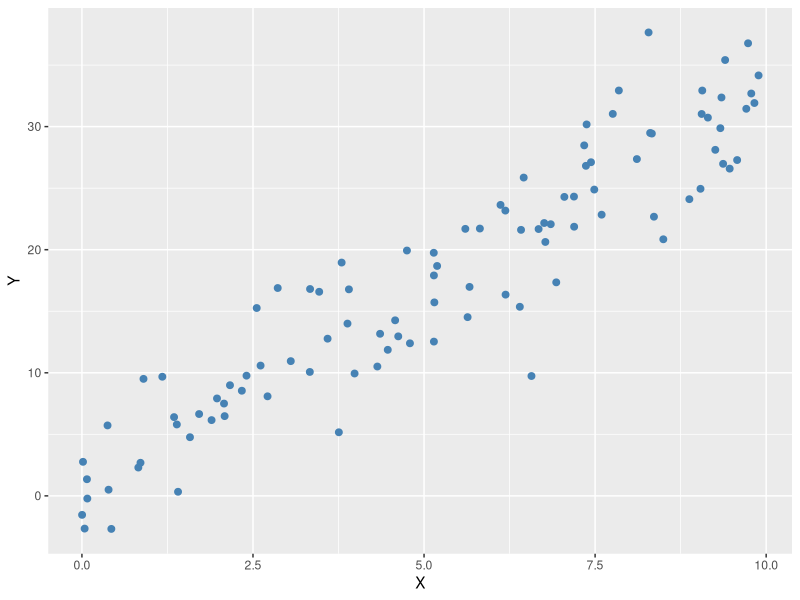
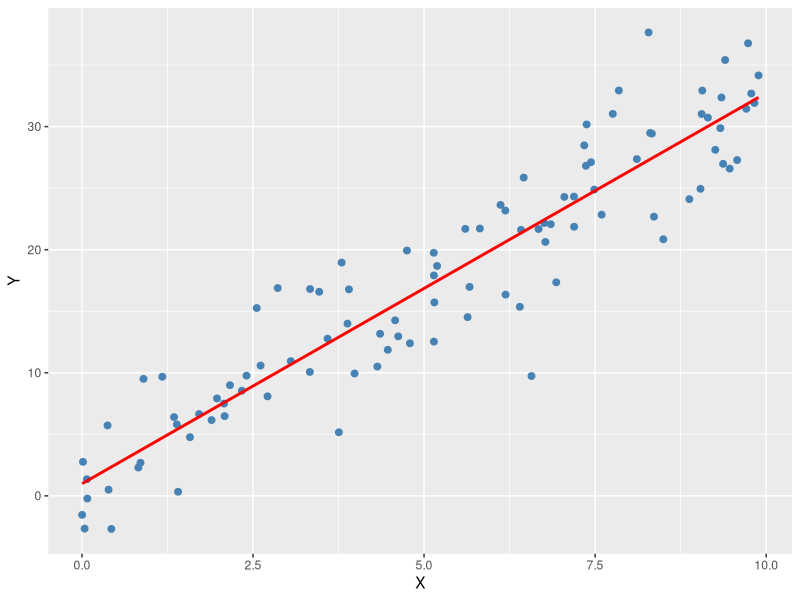
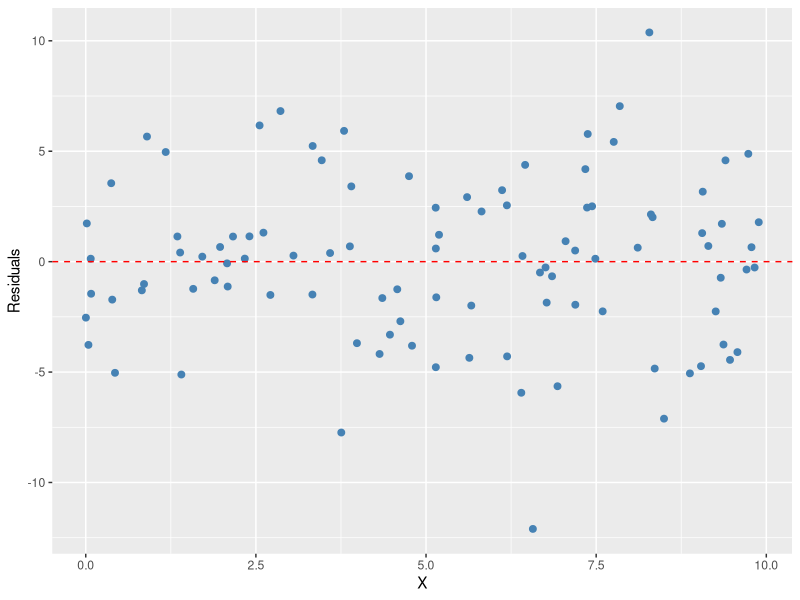
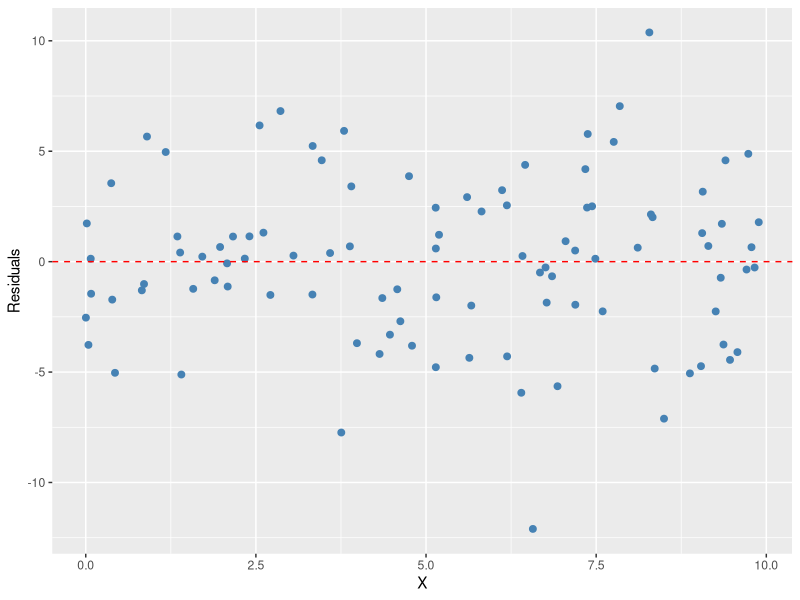

Source code (R) for these figures, in order:
## ---- chunk 1
#| warning: false
#| message: false
# Load necessary libraries
library(tidyverse)
library(R6)
## ---- chunk 2
set.seed(42)

n <- 100
X <- runif(n, min = 0, max = 10)   # Independent variable
beta_0 <- 2                       # Intercept
beta_1 <- 3                       # Slope
u <- 4 * rnorm(n)                 # Error term
Y <- beta_0 + beta_1 * X + u      # Dependent variable

## ---- chunk 3
#| tbl-cap: "First few rows of the synthetic data"
#| label: tbl-synthetic-data1

data <- data.frame(
  X = X,
  Y = Y
)

head(data)
## ---- chunk 4
#| fig-cap: "The scatter plot of synthetic data for the OLS model"
#| label: fig-synthetic-data1
#| fig-width: 5
#| fig-height: 4
ggplot(data, aes(x = X, y = Y)) +
  geom_point(color = "steelblue", size = 2) +
  labs(
    x = "X",
    y = "Y"
  )
## ---- chunk 5
OLS <- R6::R6Class("OLS",
  public = list(
    X = NULL,
    Y = NULL,
    beta_0 = NULL,
    beta_1 = NULL,
    initialize = function(X, Y) {
      self$X <- X
      self$Y <- Y
    },
    fit = function() {
      df <- data.frame(X = self$X, Y = self$Y)
      model <- lm(Y ~ X, data = df)
      self$beta_0 <- coef(model)[1]
      self$beta_1 <- coef(model)[2]
    },
    predict = function(new_X) {
      return(self$beta_0 + self$beta_1 * new_X)
    },

   summary = function() {
     cat("Estimated coefficients:\n")
     cat("beta_0:", self$beta_0, "\n")
     cat("beta_1:", self$beta_1, "\n")
     cat("R-squared:", summary(lm(self$Y ~ self$X))$r.squared, "\n")
   },

    plot = function() {
      ggplot(data, aes(x = X, y = Y)) +
        geom_point(color = "steelblue", size = 2) +
        geom_smooth(method = "lm", se = FALSE, color = "red") +
        labs(
          x = "X",
          y = "Y"
        )
    }
  )
)
## ---- chunk 6
# Create an instance of the OLS class
ols_model <- OLS$new(X, Y)
# Check the class
class(ols_model)
# Print the object
ols_model
## ---- chunk 7
# List all public fields and methods
ls(ols_model)
## ---- chunk 8
# Access the public fields
head(ols_model$Y)
ols_model$beta_0
ols_model$beta_1
## ---- chunk 9
# Clone the object
ols_model_clone <- ols_model$clone()
# Check the class
class(ols_model_clone)
# Print the object
ols_model_clone
## ---- chunk 10
# Fit the model
ols_model$fit()
# Check the estimated coefficients
ols_model$beta_0
ols_model$beta_1
## ---- chunk 11
# Print the summary
ols_model$summary()
## ---- chunk 12
# Make predictions
new_X <- c(1, 5, 10)
predictions <- ols_model$predict(new_X)
cat("Predictions for new X values:", predictions, "\n")
## ---- chunk 13
#| warning: false
#| message: false
#| fig-cap: "Scatter plot with regression line"
#| label: fig-ols-model
#| fig-width: 5
#| fig-height: 4
# Plot the results
ols_model$plot()
## ---- chunk 14
# Create a new class called Residuals that inherits from OLS
Residuals <- R6Class("Residuals",
  inherit = OLS,
  public = list(
    residuals = NULL,
    compute_residuals = function() {
      if (is.null(self$beta_0) || is.null(self$beta_1)) {
        stop("Model is not fitted yet.")
      }
      self$residuals <- self$Y - (self$beta_0 + self$beta_1 * self$X)
    },
    plot_residuals = function() {
      if (is.null(self$residuals)) {
        stop("Residuals are not computed yet.")
      }
      ggplot(data.frame(X = self$X, residuals = self$residuals), aes(x = X, y = residuals)) +
        geom_point(color = "steelblue", size = 2) +
        geom_hline(yintercept = 0, linetype = "dashed", color = "red") +
        labs(
          x = "X",
          y = "Residuals"
        )
    }
  )
)
## ---- chunk 15
# Create an instance of the Residuals class
residuals_model <- Residuals$new(X, Y)
# Check the class
class(residuals_model)
# Print the object
residuals_model
## ---- chunk 16
# List all public fields and methods
ls(residuals_model)
## ---- chunk 17
# Fit the model
residuals_model$fit()
# Compute the residuals
residuals_model$compute_residuals()
## ---- chunk 18
#| fig-cap: "Residuals plot"
#| label: fig-residuals
#| fig-width: 5
#| fig-height: 4
# Plot the residuals
residuals_model$plot_residuals()
## ---- chunk 19
Residuals <- R6Class(
  "Residuals",
  inherit = OLS,
  private = list(
    residuals = NULL
  ),
  public = list(
    initialize = function(X, Y) {
      super$initialize(X, Y)
      private$residuals <- NULL
    },

    compute_residuals = function() {
      if (is.null(self$beta_0) || is.null(self$beta_1)) {
        stop("Model is not fitted yet.")
      }
      private$residuals <- self$Y - (self$beta_0 + self$beta_1 * self$X)
      invisible(self)
    },

    plot_residuals = function() {
      if (is.null(private$residuals)) {
        stop("Residuals are not computed yet.")
      }
      ggplot(
        data.frame(X = self$X, residuals = private$residuals),
        aes(x = X, y = residuals)
      ) +
        geom_point(color = "steelblue", size = 2) +
        geom_hline(yintercept = 0, linetype = "dashed", color = "red") +
        labs(x = "X", y = "Residuals")
    }
  )
)

## ---- chunk 20
# Create an instance of the Residuals class
residuals_model <- Residuals$new(X, Y)
# Check the class
class(residuals_model)
## ---- chunk 21
# List all public fields and methods
ls(residuals_model)
## ---- chunk 22
# Compute the residuals
residuals_model$fit()
residuals_model$compute_residuals()
## ---- chunk 23
#| fig-cap: "Residuals plot"
#| label: fig-residuals2
#| fig-width: 5
#| fig-height: 4
# Plot the residuals
residuals_model$plot_residuals()
## ---- chunk 24
# The following returns an error
residuals_model$residuals
## ---- chunk 25
# Check the class
class(OLS)
